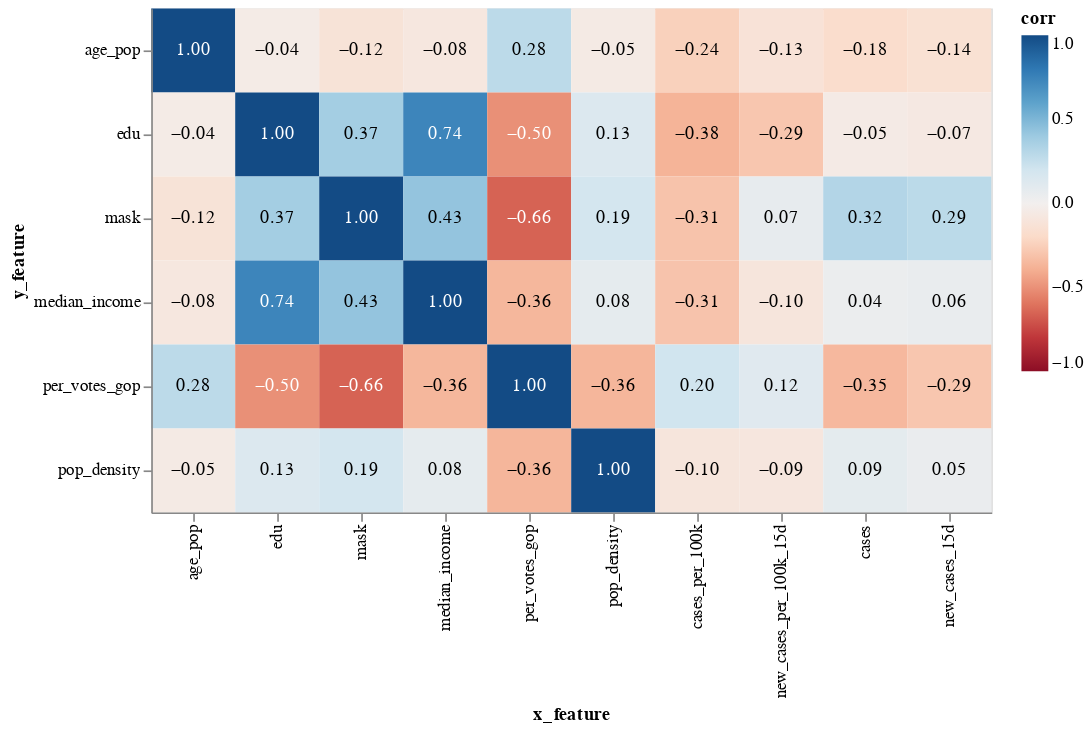

Notebook code cell kept with this figure:
### Code cell
columns = column_selector(
    info_df, 
    ['per_votes_gop', 'mask', 'edu', 'median_income', 'age_pop', 'pop_density'], 
    include=['per', 'pop'], 
    exclude=['male', 'female', 'tot']
)
make_correlation_heatmap(csse_df, info_df, x_cols=columns, y_cols=['cases_per_100k', 'new_cases_per_100k_15d'], size=50)

### Figure 1 — Vega-Lite specification as saved in the notebook (floating-point values rounded to 4 significant figures)
{"config": {"view": {"continuousWidth": 400, "continuousHeight": 300, "step": 50}}, "layer": [{"mark": "rect", "encoding": {"color": {"type": "quantitative", "field": "corr", "scale": {"domain": [-1, 0, 1], "scheme": "redblue"}}, "tooltip": [{"type": "ordinal", "field": "x_feature"}, {"type": "ordinal", "field": "y_feature"}, {"type": "quantitative", "field": "corr", "title": "correlation"}], "x": {"type": "ordinal", "field": "x_feature", "sort": ["age_pop", "edu", "mask", "median_income", "per_votes_gop", "pop_density"]}, "y": {"type": "ordinal", "field": "y_feature"}}}, {"mark": {"type": "text", "baseline": "middle"}, "encoding": {"color": {"condition": {"value": "black", "test": "(abs(datum.corr) <= 0.5)"}, "value": "white"}, "text": {"type": "quantitative", "field": "corr", "format": ".2f"}, "x": {"type": "ordinal", "field": "x_feature", "sort": ["age_pop", "edu", "mask", "median_income", "per_votes_gop", "pop_density"]}, "y": {"type": "ordinal", "field": "y_feature"}}}], "data": {"name": "data-d5db2a0edde5bd4d680cddd3cf02a68c"}, "$schema": "https://vega.github.io/schema/vega-lite/v4.8.1.json", "datasets": {"data-d5db2a0edde5bd4d680cddd3cf02a68c": [{"y_feature": "age_pop", "x_feature": "age_pop", "corr": 1.0}, {"y_feature": "edu", "x_feature": "age_pop", "corr": -0.0437}, {"y_feature": "mask", "x_feature": "age_pop", "corr": -0.1218}, {"y_feature": "median_income", "x_feature": "age_pop", "corr": -0.0791}, {"y_feature": "per_votes_gop", "x_feature": "age_pop", "corr": 0.2824}, {"y_feature": "pop_density", "x_feature": "age_pop", "corr": -0.0529}, {"y_feature": "age_pop", "x_feature": "edu", "corr": -0.0437}, {"y_feature": "edu", "x_feature": "edu", "corr": 1.0}, {"y_feature": "mask", "x_feature": "edu", "corr": 0.3719}, {"y_feature": "median_income", "x_feature": "edu", "corr": 0.7372}, {"y_feature": "per_votes_gop", "x_feature": "edu", "corr": -0.5019}, {"y_feature": "pop_density", "x_feature": "edu", "corr": 0.1346}, {"y_feature": "age_pop", "x_feature": "mask", "corr": -0.1218}, {"y_feature": "edu", "x_feature": "mask", "corr": 0.3719}, {"y_feature": "mask", "x_feature": "mask", "corr": 1.0}, {"y_feature": "median_income", "x_feature": "mask", "corr": 0.4284}, {"y_feature": "per_votes_gop", "x_feature": "mask", "corr": -0.6557}, {"y_feature": "pop_density", "x_feature": "mask", "corr": 0.1895}, {"y_feature": "age_pop", "x_feature": "median_income", "corr": -0.0791}, {"y_feature": "edu", "x_feature": "median_income", "corr": 0.7372}, {"y_feature": "mask", "x_feature": "median_income", "corr": 0.4284}, {"y_feature": "median_income", "x_feature": "median_income", "corr": 1.0}, {"y_feature": "per_votes_gop", "x_feature": "median_income", "corr": -0.3603}, {"y_feature": "pop_density", "x_feature": "median_income", "corr": 0.0822}, {"y_feature": "age_pop", "x_feature": "per_votes_gop", "corr": 0.2824}, {"y_feature": "edu", "x_feature": "per_votes_gop", "corr": -0.5019}, {"y_feature": "mask", "x_feature": "per_votes_gop", "corr": -0.6557}, {"y_feature": "median_income", "x_feature": "per_votes_gop", "corr": -0.3603}, {"y_feature": "per_votes_gop", "x_feature": "per_votes_gop", "corr": 1.0}, {"y_feature": "pop_density", "x_feature": "per_votes_gop", "corr": -0.3643}, {"y_feature": "age_pop", "x_feature": "pop_density", "corr": -0.0529}, {"y_feature": "edu", "x_feature": "pop_density", "corr": 0.1346}, {"y_feature": "mask", "x_feature": "pop_density", "corr": 0.1895}, {"y_feature": "median_income", "x_feature": "pop_density", "corr": 0.0822}, {"y_feature": "per_votes_gop", "x_feature": "pop_density", "corr": -0.3643}, {"y_feature": "pop_density", "x_feature": "pop_density", "corr": 1.0}, {"y_feature": "age_pop", "x_feature": "cases_per_100k", "corr": -0.2447}, {"y_feature": "edu", "x_feature": "cases_per_100k", "corr": -0.3752}, {"y_feature": "mask", "x_feature": "cases_per_100k", "corr": -0.3057}, {"y_feature": "median_income", "x_feature": "cases_per_100k", "corr": -0.3053}, {"y_feature": "per_votes_gop", "x_feature": "cases_per_100k", "corr": 0.2036}, {"y_feature": "pop_density", "x_feature": "cases_per_100k", "corr": -0.0984}, {"y_feature": "age_pop", "x_feature": "new_cases_per_100k_15d", "corr": -0.1261}, {"y_feature": "edu", "x_feature": "new_cases_per_100k_15d", "corr": -0.2928}, {"y_feature": "mask", "x_feature": "new_cases_per_100k_15d", "corr": 0.0708}, {"y_feature": "median_income", "x_feature": "new_cases_per_100k_15d", "corr": -0.097}, {"y_feature": "per_votes_gop", "x_feature": "new_cases_per_100k_15d", "corr": 0.1151}, {"y_feature": "pop_density", "x_feature": "new_cases_per_100k_15d", "corr": -0.089}, {"y_feature": "age_pop", "x_feature": "cases", "corr": -0.1758}, {"y_feature": "edu", "x_feature": "cases", "corr": -0.0507}, {"y_feature": "mask", "x_feature": "cases", "corr": 0.3185}, {"y_feature": "median_income", "x_feature": "cases", "corr": 0.045}, {"y_feature": "per_votes_gop", "x_feature": "cases", "corr": -0.3534}, {"y_feature": "pop_density", "x_feature": "cases", "corr": 0.0878}, {"y_feature": "age_pop", "x_feature": "new_cases_15d", "corr": -0.1449}, {"y_feature": "edu", "x_feature": "new_cases_15d", "corr": -0.0665}, {"y_feature": "mask", "x_feature": "new_cases_15d", "corr": 0.2851}, {"y_feature": "median_income", "x_feature": "new_cases_15d", "corr": 0.0569}, {"y_feature": "per_votes_gop", "x_feature": "new_cases_15d", "corr": -0.2941}, {"y_feature": "pop_density", "x_feature": "new_cases_15d", "corr": 0.0507}]}}
